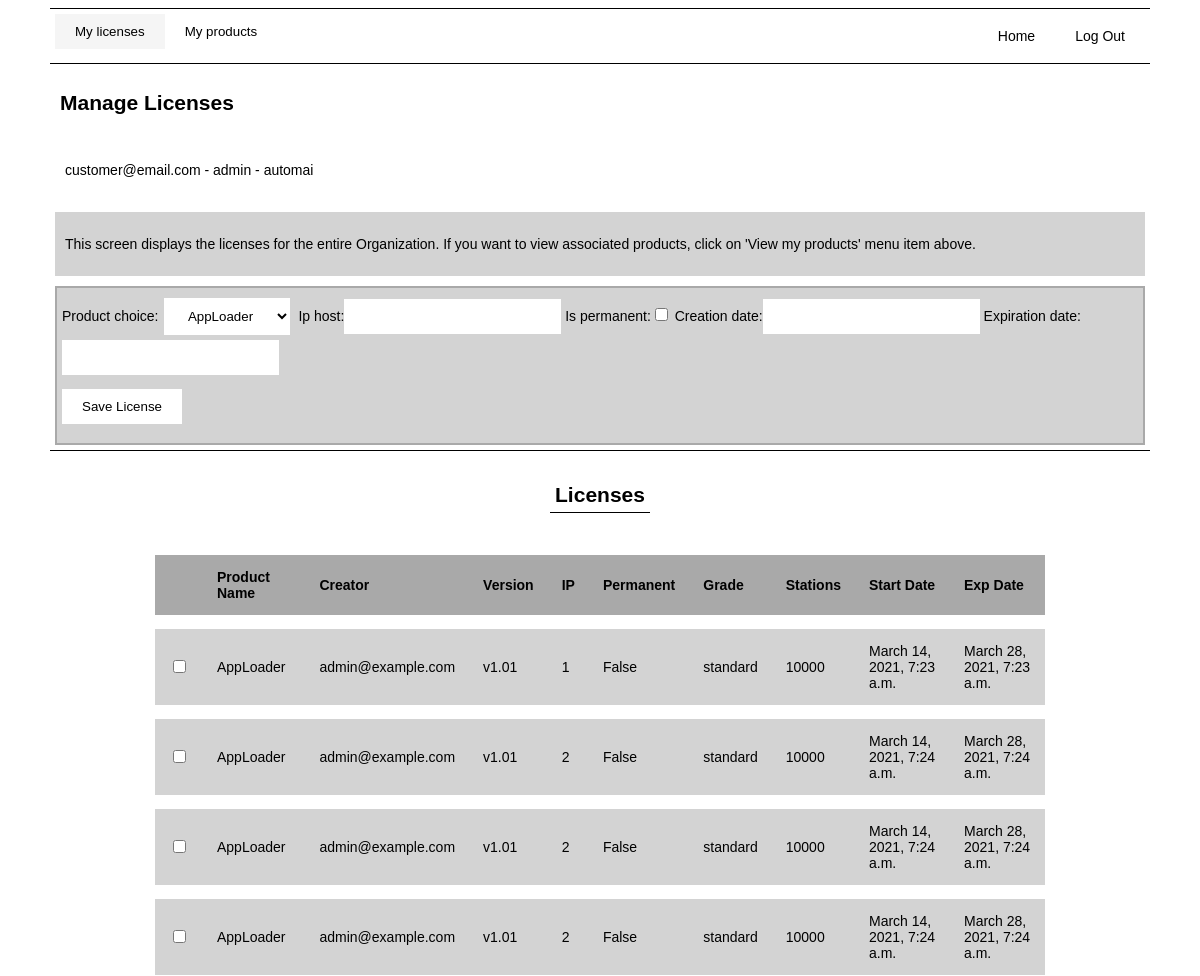
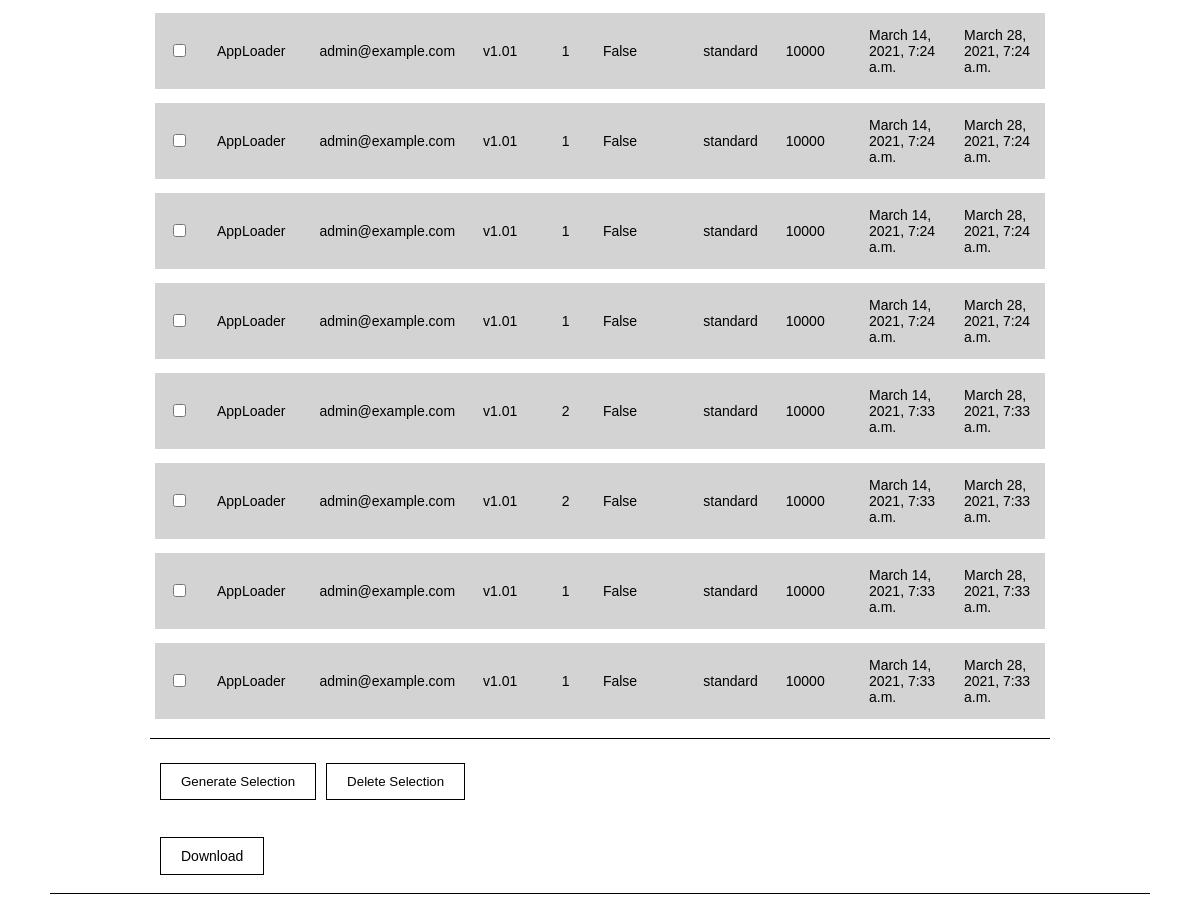
The app's page /licenses/ (signed in) with its own data (2 pictures, top to bottom).
### manage_contacts/models.py (models this page shows, shortened)
class Contact(models.Model):
    phone = models.IntegerField(null=True)
    creation_date = models.DateTimeField("Date Created", null=True)
    ROLE_CHOICES = [('admin', 'admin'), ('user', 'user')]
    role = models.CharField(max_length=50, choices=ROLE_CHOICES, null=True)
    STATUS_CHOICES = [('active', 'active'), ('removed', 'removed')]
    status = models.CharField(max_length=50, choices=STATUS_CHOICES, null=True)
    organization = models.ForeignKey(Organization, on_delete=models.CASCADE, null=True)
    user = models.OneToOneField(User, unique=True, on_delete=models.CASCADE, null=True)
    def get_contact_org(self):
        return self.organization

class Organization(models.Model):
    org_id = id
    ORG_TYPE_CHOICES = [('customer', 'customer'), ('customer', 'partner')]
    org_type = models.CharField(max_length=50, choices=ORG_TYPE_CHOICES, null=True)
    org_name = models.CharField(max_length=50, unique=True)
    domain = models.CharField(max_length=50)

### manage_licenses/models.py (models this page shows, shortened)
class License(models.Model):
    org_name = models.CharField(max_length=50, null=True)
    org_id = models.IntegerField(default=0, null=True)
    entitlement_id = models.IntegerField(default=0, null=True)
    IP_Host = models.CharField(max_length=50, null=True)
    creator_email = models.CharField("Created by ", max_length=50, null=True)
    product_name = models.CharField(max_length=50, null=True)
    version_number = models.CharField("Version number ", max_length=50, null=True)
    is_permanent = models.BooleanField(default=True)
    product_grade = models.CharField(max_length=50, default="standard")
    product_stations = models.IntegerField(default=10000)
    allowed_ips = models.IntegerField(default=10)
    creation_date = models.DateTimeField("Date created ", null=True)
    expiration_date = models.DateTimeField("Expiration date ", null=True)

### manage_licenses/views.py (the view, shortened to what this page needs)
# urls.py: path('licenses/', include('manage_licenses.urls')),
@login_required
def manage_licenses(request):
    current_user = request.user
    user_id = current_user.id
    user_email = current_user.email
    contact_data = Contact.objects.filter(user=user_id).get()
    user_role = contact_data.role
    org_object = contact_data.get_contact_org()
    user_org = org_object.org_name
    org_id = org_object.id
    product_entitlements = Entitlement.objects.filter(organization=org_id)
    product_licenses = License.objects.filter(org_id=org_id)
    entitlement_list = []
    for entitlement in product_entitlements:
        entitlement_dict = entitlement.get_entitlement_dictionary
        entitlement_list.append(entitlement_dict)
    search_form = SearchForm()
    product_choices = []
    for entitlement in product_entitlements:
        product_choices.append((entitlement.product.product_name, entitlement.product.product_name))
    new_license_form = NewLicenseForm(product_choices=product_choices)
    if request.GET.get('delete_license_selection'):
        user_selection = request.GET.getlist("license_selection")
        delete_license(current_user, user_selection)
        messages.add_message(request, messages.INFO, 'Selection Deleted')
        return HttpResponseRedirect(request.path_info)
    if request.GET.get("generate_license_selection"):
        user_selection = request.GET.getlist("license_selection")
        license_array = generate_license_array(current_user, user_selection)
        messages.add_message(request, messages.INFO, license_array["Message"])
        return HttpResponseRedirect(request.path_info)
    context = {'user_email': user_email,
                'user_role': user_role,
                'user_org':user_org,
                'org_id': org_id,
                'product_licenses': product_licenses,
                'user_products': product_entitlements,
                'entitlement_list':entitlement_list,
                'search_form':search_form,
                'new_license_form':new_license_form,
                }
    return render(request, "manage_licenses/manage-licenses.html", context)

### manage_licenses/forms.py
class SearchForm(forms.Form):
    search_query = forms.CharField(max_length=50, label='')
    def __init__(self, *args, **kwargs):
        super(SearchForm, self).__init__(*args, **kwargs)
        self.fields["search_query"].widget.attrs['class'] = "CharField"

class NewLicenseForm(forms.Form):
    def __init__(self, *args, **kwargs):
        self.product_choices = kwargs.pop('product_choices')
        super(NewLicenseForm, self).__init__(*args, **kwargs)
        self.fields['product_choice'] = forms.ChoiceField(choices=self.product_choices)
        self.fields['product_choice'].widget.attrs['class'] = "ChoiceField"
        self.fields['ip_host'] = forms.CharField(max_length=50)
        self.fields['is_permanent'] = forms.BooleanField(required=False)
        self.fields['creation_date'] = forms.DateTimeField()
        self.fields['expiration_date'] = forms.DateTimeField()

### manage_contacts/models.py (called while the page is built)
    def get_entitlement_dictionary(self):
        entitlement_dict = {}
        num_allocated = str(self.total_licenses) + " of " + str(self.max_licenses)
        entitlement_dict["product_name"] = self.product.product_name
        entitlement_dict["access_code"] = self.product.product_version
        entitlement_dict["num_allocated"] = num_allocated
        return entitlement_dict

### manage_licenses/templates/manage_licenses/manage-licenses.html (shortened to what this page needs)
{% extends "base.html" %}
{% block head %}
{% load static %}
<link rel="stylesheet" type="text/css" href="{% static 'manage_licenses/css/style.css' %}">
{% endblock head %}
{% block banner %}
<div class="flex-container flex-row border-top app-banner">
  <div class="tab">
  <button class="js-tablinks" id="js-default-open" onclick="changePage(event, 'licenses-tab')">My licenses</button>
  <button class="js-tablinks" onclick="changePage(event, 'products-tab')">My products</button>
  </div>
  <div class="nav-row navigation-buttons">
    <p><a href="{% url 'homepage' %}">Home</a></p>
    <p><a href="{% url 'logout' %}">Log Out</a></p>
  </div>
</div>
{% endblock banner %}
{% block main %}
<div class="flex-container">
  <h2 class="text-container"> Manage Licenses </h2>
  <div class="flex-box">
  <p class="text-container"> {{ user_email }} - {{ user_role }} - {{ user_org }} </h3>
  </div>
</div>
<div id="licenses-tab" class="js-tabcontent">
  <div class="flex-container">
    <div class="flex-container container-border">
      <p class="text-container">
      This screen displays the licenses for the entire Organization. If you want to view associated products,
      click on 'View my products' menu item above.
      </p>
    </div>
  </div>
  <div class="flex-container">
    <div class="widget-box">
      <form method = "post">
          {{ new_license_form }}
          <p><input class="button" type="submit" value="Save License"/></p>
      </form>
    </div>
  </div>
  <div class="flex-container flex-center border-top">
    <div class="flex-container flex-center">
      <h2 class="text-container border-bottom"> Licenses </h2>
    </div>
    <form method="get">
      <div class="table-scroll">
        <table>
        <tr>
          <th></th>
          <th>Product Name</th>
          <th>Creator</th>
          <th>Version</th>
          <th>IP</th>
          <th>Permanent</th>
          <th>Grade</th>
          <th>Stations</th>
          <th>Start Date</th>
          <th>Exp Date</th>
        </tr>
        {% for license in product_licenses %}
        <tr>
          <td><input type="checkbox" name="license_selection" value="{{ license.id }}"></td>
          <td>{{ license.product_name }}</td>
          <td>{{ license.creator_email }}</td>
          <td>{{ license.version_number }}</td>
          <td>{{ license.IP_Host }}</td>
          <td>{{ license.is_permanent }}</td>
          <td>{{ license.product_grade }}</td>
          <td>{{ license.product_stations }}</td>
          <td>{{ license.creation_date }}</td>
          <td>{{ license.expiration_date }}</td>
        </tr>
        {% endfor %}
        </table>
      </div>
      <div class="flex-container flex-row border-top">
        <p class="text-container"><input type="submit" name="generate_license_selection" value="Generate Selection"></p>
        <p class="text-container"><input type="submit" name="delete_license_selection" value="Delete Selection"></p>
      </div>
      <div class="flex-box">
        <p class="text-container"><a href="{% url 'download_license' %}">Download</a></p>
      </div>
    </form>
  </div>
</div>
<div class="flex-container border-top">
{% endblock main%}

### static/css/licensepgm/style.css (style rules this page uses)
body { margin-left:50px; margin-right:50px; font-size: 14px; font-family: arial; background: white; }
a { background-color:white; color: black; border: 1px solid black; text-align: center; padding: 10px 20px; text-decoration: none; }
input { background-color:white; color: black; border: 1px solid black; text-align: left; padding:10px 20px; text-decoration: none; }
button { background-color:white; color: black; border: 1px solid black; text-align: center; padding: 10px 20px; text-decoration: none; }
input.button { background-color:white; color: black; border: 1px solid black; text-align: center; padding: 10px 20px; text-decoration: none; display: inline-block; }
.tab { width:fit-content; height: fit-content; overflow: hidden; }
.tab button { float: left; border: none; outline: none; cursor: pointer; padding: 10px 20px; }
.tab button.active { background-color: whitesmoke; }
.js-tabcontent { display: none; }
.app-banner { padding:5px; border-bottom: 1px solid black; }
.navigation-buttons a { border: none; }
.nav-row { display: flex; flex-direction: row; margin-left:auto; width:fit-content; height: fit-content; overflow: hidden; }
.ChoiceField { background-color:white; text-align: center; padding: 10px 20px; margin: 5px; }
.widget-box { width:fit-content; block-size: fit-content; border:2px solid darkgray; padding: 5px; background-color: lightgray; }
.widget-box .ChoiceField { border:none; outline:none; }
.widget-box input { border:none; outline:none; }
.container-border { border:none; outline:none; background-color: lightgray; }
table { border-spacing: 0em 1em; width: 100%; text-align:left; overflow-y:auto; padding:5px; }
tr:nth-child(1) { background-color: darkgray; color: inherit; }
th { padding:1em; }
td { background: lightgray; color: black; padding:1em; }
.table-scroll { max-height: 75vh; max-width: 75vw; overflow: auto; }
.flex-container { display:flex; flex-direction: column; padding:5px; }
.flex-box { display:flex; flex-direction: column; width:fit-content; block-size: fit-content; padding:5px; }
.text-container { padding:5px; display:block; width:fit-content; height: fit-content; text-align: center; }
.border-top { border-top: 1px solid black; }
.border-bottom { border-bottom: 1px solid black; }
.flex-row { flex-direction: row; }
.flex-center { align-items: center; justify-content: center; }

### records on screen
Contact: role "admin"
Organization: org_name "automai"
License: product_name "AppLoader", creator_email "admin@example.com", version_number "v1.01", IP_Host "1", is_permanent "False", product_grade "standard", product_stations "10000", creation_date "March 14, 2021, 7:23 a.m.", expiration_date "March 28, 2021, 7:23 a.m."
License: product_name "AppLoader", creator_email "admin@example.com", version_number "v1.01", IP_Host "2", is_permanent "False", product_grade "standard", product_stations "10000", creation_date "March 14, 2021, 7:24 a.m.", expiration_date "March 28, 2021, 7:24 a.m."
License: product_name "AppLoader", creator_email "admin@example.com", version_number "v1.01", IP_Host "2", is_permanent "False", product_grade "standard", product_stations "10000", creation_date "March 14, 2021, 7:24 a.m.", expiration_date "March 28, 2021, 7:24 a.m."
License: product_name "AppLoader", creator_email "admin@example.com", version_number "v1.01", IP_Host "2", is_permanent "False", product_grade "standard", product_stations "10000", creation_date "March 14, 2021, 7:24 a.m.", expiration_date "March 28, 2021, 7:24 a.m."
License: product_name "AppLoader", creator_email "admin@example.com", version_number "v1.01", IP_Host "1", is_permanent "False", product_grade "standard", product_stations "10000", creation_date "March 14, 2021, 7:24 a.m.", expiration_date "March 28, 2021, 7:24 a.m."
License: product_name "AppLoader", creator_email "admin@example.com", version_number "v1.01", IP_Host "1", is_permanent "False", product_grade "standard", product_stations "10000", creation_date "March 14, 2021, 7:24 a.m.", expiration_date "March 28, 2021, 7:24 a.m."
License: product_name "AppLoader", creator_email "admin@example.com", version_number "v1.01", IP_Host "1", is_permanent "False", product_grade "standard", product_stations "10000", creation_date "March 14, 2021, 7:24 a.m.", expiration_date "March 28, 2021, 7:24 a.m."
License: product_name "AppLoader", creator_email "admin@example.com", version_number "v1.01", IP_Host "1", is_permanent "False", product_grade "standard", product_stations "10000", creation_date "March 14, 2021, 7:24 a.m.", expiration_date "March 28, 2021, 7:24 a.m."
License: product_name "AppLoader", creator_email "admin@example.com", version_number "v1.01", IP_Host "2", is_permanent "False", product_grade "standard", product_stations "10000", creation_date "March 14, 2021, 7:33 a.m.", expiration_date "March 28, 2021, 7:33 a.m."
License: product_name "AppLoader", creator_email "admin@example.com", version_number "v1.01", IP_Host "2", is_permanent "False", product_grade "standard", product_stations "10000", creation_date "March 14, 2021, 7:33 a.m.", expiration_date "March 28, 2021, 7:33 a.m."
License: product_name "AppLoader", creator_email "admin@example.com", version_number "v1.01", IP_Host "1", is_permanent "False", product_grade "standard", product_stations "10000", creation_date "March 14, 2021, 7:33 a.m.", expiration_date "March 28, 2021, 7:33 a.m."
License: product_name "AppLoader", creator_email "admin@example.com", version_number "v1.01", IP_Host "1", is_permanent "False", product_grade "standard", product_stations "10000", creation_date "March 14, 2021, 7:33 a.m.", expiration_date "March 28, 2021, 7:33 a.m."

### other values on screen
{{ user_email }} "customer@email.com"
